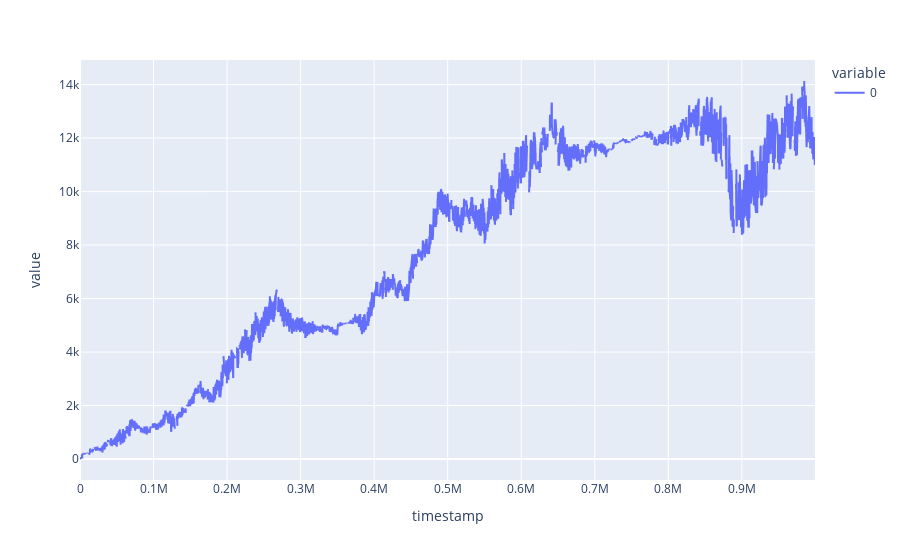

Notebook code cell kept with this figure:
### Code cell
px.line(trades_commo["inventory_value"]-trades_commo["flows"].cumsum())

### Figure 1 — Plotly figure (JSON) as saved in the notebook; plotly's stock layout.template omitted (floating-point values rounded to 4 significant figures; data arrays with more than 128 entries replaced by an {"elided": "..."} marker saying what was removed)
{"data": [{"hovertemplate": "variable=0<br>timestamp=%{x}<br>value=%{y}<extra></extra>", "legendgroup": "0", "line": {"color": "#636efa", "dash": "solid"}, "marker": {"symbol": "circle"}, "mode": "lines", "name": "0", "showlegend": true, "type": "scattergl", "x": {"elided": "2983 int values"}, "xaxis": "x", "y": {"elided": "2983 int values"}, "yaxis": "y"}], "layout": {"legend": {"title": {"text": "variable"}, "tracegroupgap": 0}, "margin": {"t": 60}, "xaxis": {"anchor": "y", "domain": [0, 1], "title": {"text": "timestamp"}}, "yaxis": {"anchor": "x", "domain": [0, 1], "title": {"text": "value"}}}}
